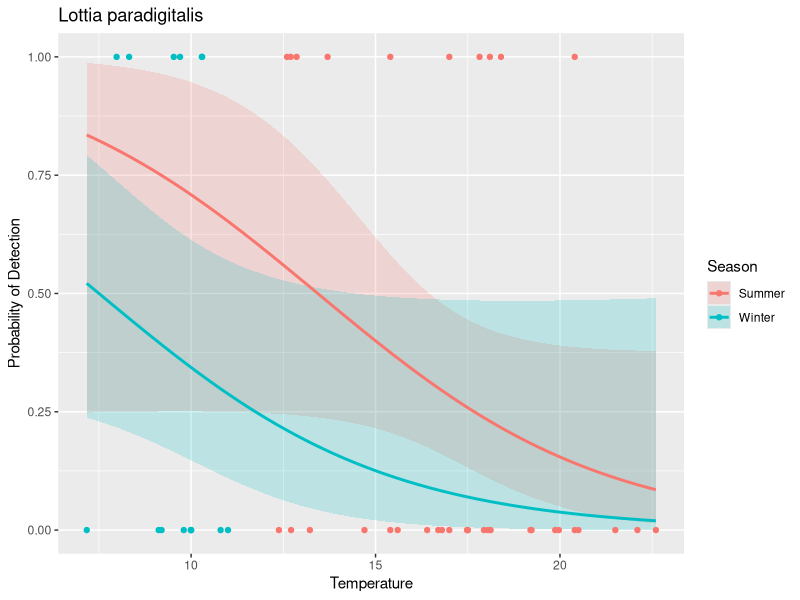

The R script that drew this image:
# ============================================
# BENTHIC SPECIES LOGISTIC REGRESSION MODELS for PRESENCE/ABSENCE 
# Joe's first attempt 
# Last edited: 10/27/2021
# ============================================
library('tidyverse')
library('dplyr')
library('ggplot2')

# by.sample.species already has technical replicates merged
by.sample.species <- read_csv("../data/by.sample.species.csv")
species_annotated <- read.csv("../data/species_annotated.csv")
total_detections_by_species <- read.csv("../data/total_detections_by_species.csv")
# all the good environmental data 
events <- read.csv('../data/events.joe.format.csv')

# filter out non-san juan data (comment out later)
SJI.sample.species <- by.sample.species # %>%
  #separate(col=sample, remove=FALSE, into=c("site", "date"), sep = 2) %>%
  #filter(site %in% c('LK','CP','FH')) 

# use all species detected at least once as a base 
# TODO need more practice with pivot_wider and pivot_longer  
presence.absence <- SJI.sample.species %>%
  select(sample, species, nReads) %>%
  pivot_wider(names_from=sample, values_from=nReads, values_fill=list(nReads=0))

presence.absence <- presence.absence %>%  
  pivot_longer(!species, names_to='sample', values_to='nReads') 

presence.absence <- presence.absence %>% 
  mutate(nReads = case_when(nReads == 0 ~ 0, nReads !=0 ~ 1)) %>%
  rename(presence=nReads)

# check to make sure the length of presence.absence makes sense - i think it does
#unique.species <- length(unique(SJI.sample.species$sample))
#unique.samples <- length(unique(SJI.sample.species$species))
#FH.unique.species <- length(unique(FH.sample.species$species))
#print(unique.species*unique.samples)

# connect with environmental data to use as continuous variables
presence.absence <- inner_join(presence.absence, events) 

# ==================================================
# filter by region
presence.absence <- presence.absence %>% 
  filter(Area %in% c("Hood Canal"))

# create site and date column in addition to "sample" 
presence.absence <- presence.absence %>%
  separate(col=sample, remove=FALSE, into=c("site", "date"), sep = 2) %>%
  separate(col=date, remove=FALSE, into=c("year", "month"), sep = 5) %>%
  mutate(ostrea_spn = case_when(
    month %in% c("05","06","07","08") ~ "yes",
    month %in% c("09","11","01","03") ~ "no"
  ))

# now we can build a beautiful logistic model for every species
xtabsdf <- as.data.frame(xtabs(~ presence + sample, data = presence.absence))
presence.absence$sample <- factor(presence.absence$sample)
presence.absence$species <- factor(presence.absence$species)
presence.absence$site <- factor(presence.absence$site)
presence.absence$Area <- factor(presence.absence$Area)

write.csv(presence.absence,"../data/benthic.presence.absence.csv", row.names = FALSE)
# need list of dataframes for each species to make logit models more manageable 
p.a.species <- list()

# loop through all species, creating a dataframe for each 
for(i in unique(presence.absence$species)) {
  print(i)
  one.species <- presence.absence %>%
    filter(species %in% c(i))
  p.a.species[[i]] <- one.species
  
}

# LOGIT FUNCTION =======================================
# takes species string -> returns logit object
# model takes season(factor), pH(cont) and temperature(cont) as inputs
# TODO make function take independent variables as inputs
# ======================================================
species_logit <- function(species_str){

  mylogit <- glm(presence ~ Season + pH_new + Temperature, data = p.a.species[[species_str]], family = "binomial", maxit=100)
  print(p.a.species[[species_str]])
  
  print(mylogit)
  confint(mylogit)
  
  return(mylogit)
  
  }
# ======================================================

# call the logit function 
test_logit <- species_logit("Lottia paradigitalis")

# display results 
summary(test_logit)


# VISUAlIZE LOGIT MODEL AS PROBABILITY  ================
# takes logit object and species string as input
# holds pH constant to visualize temp gradient 
# ======================================================
max(presence.absence$Temperature)
min(presence.absence$Temperature)

plot_logit <- function(species_str, test_logit) {
  
  print(confint(test_logit))
  print(exp(cbind(OR = coef(test_logit), confint(test_logit))))
  
  # create range of temps, for both "Summer" and "Winter" factors, hold pH constant  
  newdata2 <- with(p.a.species[[species_str]], data.frame(
                Temperature = rep(seq(from = 7.17, to = 22.6, length.out = 100),2), 
                pH_new = mean(pH_new), 
                Season = factor(rep(c('Summer','Winter'), each = 100))))

  newdata3 <- cbind(newdata2, predict(test_logit, newdata = newdata2, type = "link",
                se = TRUE))

  newdata3 <- within(newdata3, {
    PredictedProb <- plogis(fit)
    LL <- plogis(fit - (1.96 * se.fit))
    UL <- plogis(fit + (1.96 * se.fit))
  })

  head(newdata3)
  
  # plot the output 
  logit_plot <- ggplot(newdata3, aes(x = Temperature, y = PredictedProb)) + 
    geom_ribbon(aes(ymin = LL,  ymax = UL, fill = Season), alpha = 0.2) + 
    geom_line(aes(colour = Season),size = 1) +
    geom_point(data= p.a.species[[species_str]], aes(x = Temperature, y = presence, colour = Season)) +
    labs(title=species_str, y="Probability of Detection") 
  
  return(logit_plot)
  }
# ======================================================

# call the visualize function 
plot_logit("Lottia paradigitalis", test_logit)

# ======================================================
# ======================================================

# TODO so i don't forget 
# benthic community vs benthic community in the water column
# what portion of detected species have planktonic phase? 
# gametes/plankton vs adults - eli fish vs shrimp vs crab <- model?
# replicate graph from Terrie's student's published paper for p/a data
# known spawning month for invertebrates nReads 
# habitat depth of detected organisms? 
# replicate interactive app to view relative abundance and community structure
